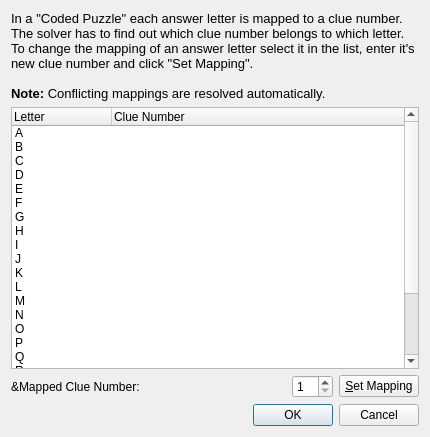
<?xml version="1.0" encoding="UTF-8"?>
<ui version="4.0">
 <class>clue_number_mapping</class>
 <widget class="QDialog" name="clue_number_mapping">
  <property name="geometry">
   <rect>
    <x>0</x>
    <y>0</y>
    <width>430</width>
    <height>437</height>
   </rect>
  </property>
  <property name="windowTitle">
   <string>Clue Number Mapping</string>
  </property>
  <layout class="QVBoxLayout" name="verticalLayout">
   <item>
    <widget class="QLabel" name="lblInfo">
     <property name="text">
      <string>&lt;!DOCTYPE HTML PUBLIC &quot;-//W3C//DTD HTML 4.0//EN&quot; &quot;http://www.w3.org/TR/REC-html40/strict.dtd&quot;&gt;
&lt;html&gt;&lt;head&gt;&lt;meta name=&quot;qrichtext&quot; content=&quot;1&quot; /&gt;&lt;style type=&quot;text/css&quot;&gt;
p, li { white-space: pre-wrap; }
&lt;/style&gt;&lt;/head&gt;&lt;body style=&quot; font-family:'Noto Sans'; font-size:9pt; font-weight:400; font-style:normal;&quot;&gt;
&lt;p style=&quot; margin-top:0px; margin-bottom:0px; margin-left:0px; margin-right:0px; -qt-block-indent:0; text-indent:0px;&quot;&gt;&lt;span style=&quot; font-family:'FreeSans'; font-size:10pt;&quot;&gt;In a &amp;quot;Coded Puzzle&amp;quot; each answer letter is mapped to a clue number. The solver has to find out which clue number belongs to which letter.&lt;/span&gt;&lt;/p&gt;
&lt;p style=&quot; margin-top:0px; margin-bottom:0px; margin-left:0px; margin-right:0px; -qt-block-indent:0; text-indent:0px;&quot;&gt;&lt;span style=&quot; font-family:'FreeSans'; font-size:10pt;&quot;&gt;To change the mapping of an answer letter select it in the list, enter it's new clue number and click &amp;quot;Set Mapping&amp;quot;.&lt;/span&gt;&lt;/p&gt;
&lt;p style=&quot;-qt-paragraph-type:empty; margin-top:0px; margin-bottom:0px; margin-left:0px; margin-right:0px; -qt-block-indent:0; text-indent:0px; font-family:'FreeSans'; font-size:10pt;&quot;&gt;&lt;br /&gt;&lt;/p&gt;
&lt;p style=&quot; margin-top:0px; margin-bottom:0px; margin-left:0px; margin-right:0px; -qt-block-indent:0; text-indent:0px;&quot;&gt;&lt;span style=&quot; font-family:'FreeSans'; font-size:10pt; font-weight:600;&quot;&gt;Note:&lt;/span&gt;&lt;span style=&quot; font-family:'FreeSans'; font-size:10pt;&quot;&gt; Conflicting mappings are resolved automatically.&lt;/span&gt;&lt;/p&gt;&lt;/body&gt;&lt;/html&gt;</string>
     </property>
     <property name="wordWrap">
      <bool>true</bool>
     </property>
    </widget>
   </item>
   <item>
    <widget class="QTreeWidget" name="letterContentList">
     <property name="toolTip">
      <string>Shows the current mapping of answer letters to clue numbers.</string>
     </property>
     <property name="editTriggers">
      <set>QAbstractItemView::NoEditTriggers</set>
     </property>
     <property name="rootIsDecorated">
      <bool>false</bool>
     </property>
     <property name="uniformRowHeights">
      <bool>false</bool>
     </property>
     <property name="allColumnsShowFocus">
      <bool>true</bool>
     </property>
     <property name="wordWrap">
      <bool>false</bool>
     </property>
     <column>
      <property name="text">
       <string>Letter</string>
      </property>
     </column>
     <column>
      <property name="text">
       <string>Clue Number</string>
      </property>
     </column>
     <item>
      <property name="text">
       <string notr="true">A</string>
      </property>
      <property name="text">
       <string notr="true"/>
      </property>
     </item>
     <item>
      <property name="text">
       <string notr="true">B</string>
      </property>
      <property name="text">
       <string notr="true"/>
      </property>
     </item>
     <item>
      <property name="text">
       <string notr="true">C</string>
      </property>
      <property name="text">
       <string notr="true"/>
      </property>
     </item>
     <item>
      <property name="text">
       <string notr="true">D</string>
      </property>
      <property name="text">
       <string notr="true"/>
      </property>
     </item>
     <item>
      <property name="text">
       <string notr="true">E</string>
      </property>
      <property name="text">
       <string notr="true"/>
      </property>
     </item>
     <item>
      <property name="text">
       <string notr="true">F</string>
      </property>
      <property name="text">
       <string notr="true"/>
      </property>
     </item>
     <item>
      <property name="text">
       <string notr="true">G</string>
      </property>
      <property name="text">
       <string notr="true"/>
      </property>
     </item>
     <item>
      <property name="text">
       <string notr="true">H</string>
      </property>
      <property name="text">
       <string notr="true"/>
      </property>
     </item>
     <item>
      <property name="text">
       <string notr="true">I</string>
      </property>
      <property name="text">
       <string notr="true"/>
      </property>
     </item>
     <item>
      <property name="text">
       <string notr="true">J</string>
      </property>
      <property name="text">
       <string notr="true"/>
      </property>
     </item>
     <item>
      <property name="text">
       <string notr="true">K</string>
      </property>
      <property name="text">
       <string notr="true"/>
      </property>
     </item>
     <item>
      <property name="text">
       <string notr="true">L</string>
      </property>
      <property name="text">
       <string notr="true"/>
      </property>
     </item>
     <item>
      <property name="text">
       <string notr="true">M</string>
      </property>
      <property name="text">
       <string notr="true"/>
      </property>
     </item>
     <item>
      <property name="text">
       <string notr="true">N</string>
      </property>
      <property name="text">
       <string notr="true"/>
      </property>
     </item>
     <item>
      <property name="text">
       <string notr="true">O</string>
      </property>
      <property name="text">
       <string notr="true"/>
      </property>
     </item>
     <item>
      <property name="text">
       <string notr="true">P</string>
      </property>
      <property name="text">
       <string notr="true"/>
      </property>
     </item>
     <item>
      <property name="text">
       <string notr="true">Q</string>
      </property>
      <property name="text">
       <string notr="true"/>
      </property>
     </item>
     <item>
      <property name="text">
       <string notr="true">R</string>
      </property>
      <property name="text">
       <string notr="true"/>
      </property>
     </item>
     <item>
      <property name="text">
       <string notr="true">S</string>
      </property>
      <property name="text">
       <string notr="true"/>
      </property>
     </item>
     <item>
      <property name="text">
       <string notr="true">T</string>
      </property>
      <property name="text">
       <string notr="true"/>
      </property>
     </item>
     <item>
      <property name="text">
       <string notr="true">U</string>
      </property>
      <property name="text">
       <string notr="true"/>
      </property>
     </item>
     <item>
      <property name="text">
       <string notr="true">V</string>
      </property>
      <property name="text">
       <string notr="true"/>
      </property>
     </item>
     <item>
      <property name="text">
       <string notr="true">W</string>
      </property>
      <property name="text">
       <string notr="true"/>
      </property>
     </item>
    </widget>
   </item>
   <item>
    <layout class="QHBoxLayout" name="horizontalLayout">
     <item>
      <widget class="QLabel" name="label">
       <property name="sizePolicy">
        <sizepolicy hsizetype="Expanding" vsizetype="Preferred">
         <horstretch>0</horstretch>
         <verstretch>0</verstretch>
        </sizepolicy>
       </property>
       <property name="text">
        <string>&amp;Mapped Clue Number:</string>
       </property>
       <property name="alignment">
        <set>Qt::AlignLeading|Qt::AlignLeft|Qt::AlignVCenter</set>
       </property>
      </widget>
     </item>
     <item>
      <widget class="QSpinBox" name="mappedClueNumber">
       <property name="focusPolicy">
        <enum>Qt::StrongFocus</enum>
       </property>
       <property name="toolTip">
        <string>The new clue number for the selected letter.</string>
       </property>
       <property name="inputMethodHints">
        <set>Qt::ImhNone</set>
       </property>
       <property name="minimum">
        <number>1</number>
       </property>
       <property name="maximum">
        <number>26</number>
       </property>
      </widget>
     </item>
     <item>
      <widget class="QPushButton" name="setMapping">
       <property name="toolTip">
        <string>Remap the selected letter to the given clue number.</string>
       </property>
       <property name="text">
        <string>&amp;Set Mapping</string>
       </property>
      </widget>
     </item>
    </layout>
   </item>
   <item>
    <widget class="QDialogButtonBox" name="buttonBox">
     <property name="standardButtons">
      <set>QDialogButtonBox::Cancel|QDialogButtonBox::Ok</set>
     </property>
    </widget>
   </item>
  </layout>
 </widget>
 <tabstops>
  <tabstop>letterContentList</tabstop>
  <tabstop>setMapping</tabstop>
  <tabstop>buttonBox</tabstop>
 </tabstops>
 <resources/>
 <connections>
  <connection>
   <sender>buttonBox</sender>
   <signal>accepted()</signal>
   <receiver>clue_number_mapping</receiver>
   <slot>accept()</slot>
   <hints>
    <hint type="sourcelabel">
     <x>277</x>
     <y>419</y>
    </hint>
    <hint type="destinationlabel">
     <x>264</x>
     <y>438</y>
    </hint>
   </hints>
  </connection>
  <connection>
   <sender>buttonBox</sender>
   <signal>rejected()</signal>
   <receiver>clue_number_mapping</receiver>
   <slot>reject()</slot>
   <hints>
    <hint type="sourcelabel">
     <x>376</x>
     <y>415</y>
    </hint>
    <hint type="destinationlabel">
     <x>374</x>
     <y>437</y>
    </hint>
   </hints>
  </connection>
 </connections>
</ui>
